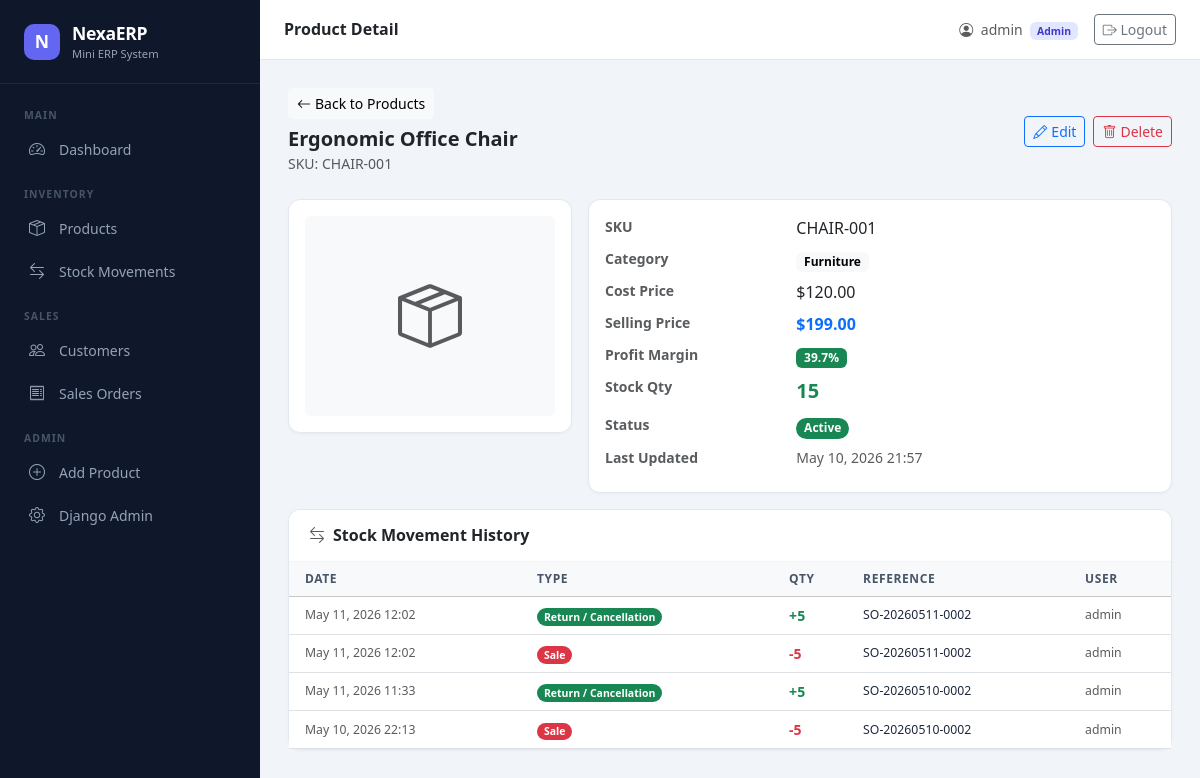
Page /products/6/ (signed in) on the committed database.
### products/models.py (models this page shows, shortened)
class Product(models.Model):
    sku = models.CharField(max_length=100, unique=True)
    name = models.CharField(max_length=255)
    category = models.CharField(max_length=100)
    cost_price = models.DecimalField(max_digits=12, decimal_places=2)
    selling_price = models.DecimalField(max_digits=12, decimal_places=2)
    stock_qty = models.IntegerField(default=0)
    image = models.ImageField(upload_to='products/', blank=True, null=True)
    is_active = models.BooleanField(default=True)
    created_at = models.DateTimeField(auto_now_add=True)
    updated_at = models.DateTimeField(auto_now=True)
    class Meta:
        ordering = ['name']
    @property
    def is_low_stock(self):
        return self.stock_qty <= 10
    @property
    def profit_margin(self):
        if self.selling_price > 0:
            return ((self.selling_price - self.cost_price) / self.selling_price) * 100
        return 0

### movements/models.py (models this page shows, shortened)
class StockMovement(models.Model):
    MOVEMENT_TYPES = [
        ('sale', 'Sale'),
        ('return', 'Return / Cancellation'),
        ('adjustment', 'Manual Adjustment'),
        ('purchase', 'Purchase / Restock'),
    ]
    product = models.ForeignKey('products.Product', on_delete=models.PROTECT, related_name='movements')
    qty = models.IntegerField(help_text='Positive = stock in, Negative = stock out')
    movement_type = models.CharField(max_length=20, choices=MOVEMENT_TYPES)
    reference = models.CharField(max_length=100, blank=True, help_text='e.g. Order number')
    user = models.ForeignKey(User, on_delete=models.SET_NULL, null=True, blank=True)
    timestamp = models.DateTimeField(auto_now_add=True)
    notes = models.TextField(blank=True)
    class Meta:
        ordering = ['-timestamp']

### products/views.py (the view)
# urls.py: path('<int:pk>/', ProductDetailView.as_view(), name='products_detail'),
class ProductDetailView(SalesOrAdminMixin, DetailView):
    model = Product
    template_name = 'products/product_detail.html'
    context_object_name = 'product'

### core/mixins.py (called while the page is built)
    def dispatch(self, request, *args, **kwargs):
        if not request.user.is_authenticated:
            return self.handle_no_permission()
        return super().dispatch(request, *args, **kwargs)

### products/templates/products/product_detail.html (shortened to what this page needs)
{% extends "base.html" %}
{% load humanize %}
{% block page_title %}Product Detail{% endblock %}
{% block content %}
<div class="d-flex justify-content-between align-items-center mb-4">
    <div>
        <a href="{% url 'products_list' %}" class="btn btn-sm btn-light mb-2">
            <i class="bi bi-arrow-left me-1"></i>Back to Products
        </a>
        <h5 class="fw-bold mb-0">{{ product.name }}</h5>
        <span class="text-muted small">SKU: {{ product.sku }}</span>
    </div>
    {% if user.is_staff or user.is_superuser %}
    <div class="d-flex gap-2">
        <a href="{% url 'products_update' product.pk %}" class="btn btn-outline-primary btn-sm">
            <i class="bi bi-pencil me-1"></i>Edit
        </a>
        <a href="{% url 'products_delete' product.pk %}" class="btn btn-outline-danger btn-sm">
            <i class="bi bi-trash me-1"></i>Delete
        </a>
    </div>
    {% endif %}
</div>
<div class="row g-3">
    <div class="col-md-4">
        <div class="card text-center p-3">
            {% if product.image %}
            <img src="{{ product.image.url }}" alt="{{ product.name }}" class="img-fluid rounded" style="max-height:250px;object-fit:cover">
            {% else %}
            <div class="d-flex align-items-center justify-content-center bg-light rounded" style="height:200px">
                <i class="bi bi-box-seam text-muted" style="font-size:4rem"></i>
            </div>
            {% endif %}
        </div>
    </div>
    <div class="col-md-8">
        <div class="card h-100">
            <div class="card-body">
                <dl class="row mb-0">
                    <dt class="col-sm-4 text-muted small fw-semibold">SKU</dt>
                    <dd class="col-sm-8">{{ product.sku }}</dd>
                    <dt class="col-sm-4 text-muted small fw-semibold">Category</dt>
                    <dd class="col-sm-8"><span class="badge text-bg-light">{{ product.category }}</span></dd>
                    <dt class="col-sm-4 text-muted small fw-semibold">Cost Price</dt>
                    <dd class="col-sm-8">${{ product.cost_price|floatformat:2|intcomma }}</dd>
                    <dt class="col-sm-4 text-muted small fw-semibold">Selling Price</dt>
                    <dd class="col-sm-8 fw-bold text-primary">${{ product.selling_price|floatformat:2|intcomma }}</dd>
                    <dt class="col-sm-4 text-muted small fw-semibold">Profit Margin</dt>
                    <dd class="col-sm-8">
                        <span class="badge {% if product.profit_margin >= 20 %}bg-success{% elif product.profit_margin >= 10 %}bg-warning text-dark{% else %}bg-danger{% endif %}">
                            {{ product.profit_margin|floatformat:1 }}%
                        </span>
                    </dd>
                    <dt class="col-sm-4 text-muted small fw-semibold">Stock Qty</dt>
                    <dd class="col-sm-8">
                        <span class="fw-bold {% if product.is_low_stock %}text-danger{% else %}text-success{% endif %} fs-5">
                            {{ product.stock_qty }}
                        </span>
                    </dd>
                    <dt class="col-sm-4 text-muted small fw-semibold">Status</dt>
                    <dd class="col-sm-8">
                        {% if product.is_active %}
                        <span class="badge bg-success rounded-pill">Active</span>
                        {% else %}
                        <span class="badge bg-secondary rounded-pill">Inactive</span>
                        {% endif %}
                    </dd>
                    <dt class="col-sm-4 text-muted small fw-semibold">Last Updated</dt>
                    <dd class="col-sm-8 text-muted small">{{ product.updated_at|date:"M d, Y H:i" }}</dd>
                </dl>
            </div>
        </div>
    </div>
</div>
<div class="card mt-3">
    <div class="card-header">
        <h6 class="mb-0 fw-semibold"><i class="bi bi-arrow-left-right me-2 text-muted"></i>Stock Movement History</h6>
    </div>
    <div class="card-body p-0">
        <table class="table table-hover mb-0">
            <thead class="table-light">
                <tr>
                    <th class="ps-3">Date</th>
                    <th>Type</th>
                    <th>Qty</th>
                    <th>Reference</th>
                    <th>User</th>
                </tr>
            </thead>
            <tbody>
                {% for movement in product.movements.all|slice:":20" %}
                <tr>
                    <td class="ps-3 text-muted small">{{ movement.timestamp|date:"M d, Y H:i" }}</td>
                    <td>
                        <span class="badge rounded-pill
                            {% if movement.movement_type == 'sale' %}bg-danger
                            {% elif movement.movement_type == 'return' %}bg-success
                            {% elif movement.movement_type == 'purchase' %}bg-primary
                            {% else %}bg-secondary{% endif %}">
                            {{ movement.get_movement_type_display }}
                        </span>
                    </td>
                    <td class="fw-semibold {% if movement.qty > 0 %}text-success{% else %}text-danger{% endif %}">
                        {% if movement.qty > 0 %}+{% endif %}{{ movement.qty }}
                    </td>
                    <td class="small">{{ movement.reference|default:"—" }}</td>
                    <td class="small text-muted">{{ movement.user.username|default:"System" }}</td>
                </tr>
                {% empty %}
                <tr><td colspan="5" class="text-center text-muted py-4">No stock movements recorded.</td></tr>
                {% endfor %}
            </tbody>
        </table>
    </div>
</div>
{% endblock %}

### templates/base.html (shortened to what this page needs)
<!DOCTYPE html>
<html lang="en">
<head>
    <link href="https://cdn.jsdelivr.net/npm/bootstrap@5.3.2/dist/css/bootstrap.min.css" rel="stylesheet">
    <link href="https://cdn.jsdelivr.net/npm/bootstrap-icons@1.11.3/font/bootstrap-icons.css" rel="stylesheet">
</head>
<body>
{% if user.is_authenticated %}
<nav id="sidebar">
    <a href="/" class="text-decoration-none">
        <div class="sidebar-brand">
            <div class="brand-logo">N</div>
            <div>
                <div class="brand-name">NexaERP</div>
                <div class="brand-sub">Mini ERP System</div>
            </div>
        </div>
    </a>
    <div class="sidebar-nav">
        <div class="nav-section">Main</div>
        <a href="{% url 'dashboard' %}" class="sidebar-link {% if request.resolver_match.namespace == 'core' %}active{% endif %}">
            <i class="bi bi-speedometer2"></i> Dashboard
        </a>
        <div class="nav-section mt-2">Inventory</div>
        <a href="{% url 'products_list' %}" class="sidebar-link {% if request.resolver_match.namespace == 'products' %}active{% endif %}">
            <i class="bi bi-box-seam"></i> Products
        </a>
        <a href="{% url 'movement_list' %}" class="sidebar-link {% if request.resolver_match.namespace == 'stock' %}active{% endif %}">
            <i class="bi bi-arrow-left-right"></i> Stock Movements
        </a>
        <div class="nav-section mt-2">Sales</div>
        <a href="{% url 'customer_list' %}" class="sidebar-link {% if request.resolver_match.namespace == 'customers' %}active{% endif %}">
            <i class="bi bi-people"></i> Customers
        </a>
        <a href="{% url 'order_list' %}" class="sidebar-link {% if request.resolver_match.namespace == 'orders' %}active{% endif %}">
            <i class="bi bi-receipt"></i> Sales Orders
        </a>
        {% if user.is_staff or user.is_superuser %}
        <div class="nav-section mt-2">Admin</div>
        <a href="{% url 'products_create' %}" class="sidebar-link">
            <i class="bi bi-plus-circle"></i> Add Product
        </a>
        <a href="{% url 'admin:index' %}" class="sidebar-link" target="_blank">
            <i class="bi bi-gear"></i> Django Admin
        </a>
        {% endif %}
    </div>
</nav>
<div id="main-content">
    <div class="topbar">
        <div class="d-flex align-items-center gap-3">
            <h6 class="mb-0 fw-semibold text-dark">{% block page_title %}Dashboard{% endblock %}</h6>
        </div>
        <div class="d-flex align-items-center gap-3">
            <span class="text-muted small">
                <i class="bi bi-person-circle me-1"></i>
                {{ user.get_full_name|default:user.username }}
                {% if user.is_staff %}<span class="badge ms-1" style="background:#e0e7ff;color:#4338ca;font-size:0.65rem">Admin</span>{% else %}<span class="badge ms-1" style="background:#dcfce7;color:#166534;font-size:0.65rem">Sales</span>{% endif %}
            </span>
            <form method="post" action="{% url 'logout' %}" class="d-inline">
                <button type="submit" class="btn btn-sm btn-outline-secondary">
                    <i class="bi bi-box-arrow-right"></i> Logout
                </button>
            </form>
        </div>
    </div>
    <div class="page-content">
        {% block content %}{% endblock %}
    </div>
</div>
{% else %}
<div>{% block auth_content %}{% endblock %}</div>
{% endif %}
</body>
</html>

### templates/base.html (style rules this page uses)
:root { --sidebar-width: 260px; --sidebar-bg: #0f172a; --sidebar-accent: #6366f1; --sidebar-text: #94a3b8; --sidebar-hover: #1e293b; --topbar-height: 60px; }
body { background: #f1f5f9; font-family: 'Segoe UI', system-ui, sans-serif; }
#sidebar { position: fixed; top: 0; left: 0; bottom: 0; width: var(--sidebar-width); background: var(--sidebar-bg); z-index: 1000; overflow-y: auto; transition: transform 0.3s ease; }
.sidebar-brand { padding: 1.25rem 1.5rem; border-bottom: 1px solid #1e293b; display: flex; align-items: center; gap: 0.75rem; }
.brand-logo { width: 36px; height: 36px; border-radius: 10px; background: var(--sidebar-accent); display: flex; align-items: center; justify-content: center; font-size: 1.1rem; color: white; font-weight: 700; }
.brand-name { color: white; font-weight: 700; font-size: 1.1rem; letter-spacing: -0.02em; }
.brand-sub { color: var(--sidebar-text); font-size: 0.7rem; }
.sidebar-nav { padding: 1rem 0; }
.nav-section { padding: 0.5rem 1.5rem 0.25rem; color: #475569; font-size: 0.65rem; font-weight: 700; text-transform: uppercase; letter-spacing: 0.1em; }
.sidebar-link { display: flex; align-items: center; gap: 0.75rem; padding: 0.6rem 1.5rem; color: var(--sidebar-text); text-decoration: none; font-size: 0.875rem; font-weight: 500; border-left: 3px solid transparent; transition: all 0.15s; }
.sidebar-link i { font-size: 1rem; width: 20px; text-align: center; }
#main-content { margin-left: var(--sidebar-width); min-height: 100vh; }
.topbar { height: var(--topbar-height); background: white; border-bottom: 1px solid #e2e8f0; display: flex; align-items: center; padding: 0 1.5rem; justify-content: space-between; position: sticky; top: 0; z-index: 100; }
.page-content { padding: 1.75rem; }
.card { border: 1px solid #e2e8f0; border-radius: 12px; box-shadow: 0 1px 3px rgba(0,0,0,0.04); }
.card-header { background: white; border-bottom: 1px solid #f1f5f9; padding: 1rem 1.25rem; border-radius: 12px 12px 0 0 !important; }
.table { font-size: 0.875rem; }
.table th { font-weight: 600; color: #475569; font-size: 0.75rem; text-transform: uppercase; letter-spacing: 0.05em; border-top: none; }
.table td { vertical-align: middle; color: #1e293b; }

### rows in the picture
Product: name "Ergonomic Office Chair", sku "CHAIR-001", category "Furniture", cost_price "120.00", selling_price "199.00", profit_margin "39.7", stock_qty "15", updated_at "May 10, 2026 21:57"
StockMovement: timestamp "May 11, 2026 12:02", movement_type "Return / Cancellation", qty "5", reference "SO-20260511-0002", user.username "admin"
StockMovement: timestamp "May 11, 2026 12:02", movement_type "Sale", qty "-5", reference "SO-20260511-0002", user.username "admin"
StockMovement: timestamp "May 11, 2026 11:33", movement_type "Return / Cancellation", qty "5", reference "SO-20260510-0002", user.username "admin"
StockMovement: timestamp "May 10, 2026 22:13", movement_type "Sale", qty "-5", reference "SO-20260510-0002", user.username "admin"

### other values in the picture
{{ user.get_full_name|default:user.username }} "admin"
